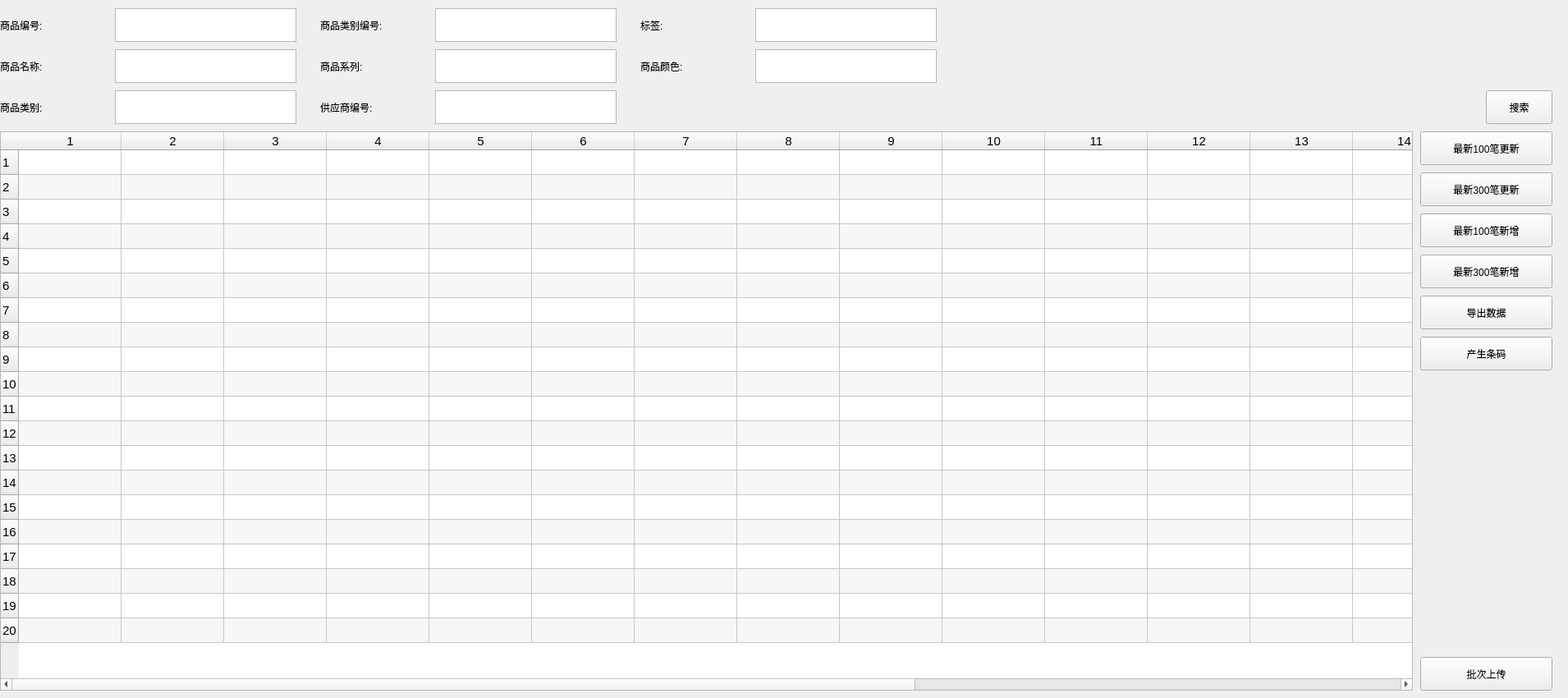
    <widget class="QWidget" name="tab_productManagement">
     <property name="sizePolicy">
      <sizepolicy hsizetype="Fixed" vsizetype="Fixed">
       <horstretch>0</horstretch>
       <verstretch>0</verstretch>
      </sizepolicy>
     </property>
     <property name="minimumSize">
      <size>
       <width>1910</width>
       <height>850</height>
      </size>
     </property>
     <attribute name="title">
      <string>商品管理</string>
     </attribute>
     <widget class="QLabel" name="product_label_categoryID">
      <property name="geometry">
       <rect>
        <x>390</x>
        <y>10</y>
        <width>141</width>
        <height>41</height>
       </rect>
      </property>
      <property name="lineWidth">
       <number>0</number>
      </property>
      <property name="text">
       <string>商品类别编号:</string>
      </property>
      <property name="textFormat">
       <enum>Qt::PlainText</enum>
      </property>
     </widget>
     <widget class="QPushButton" name="product_pushButton_search">
      <property name="geometry">
       <rect>
        <x>1810</x>
        <y>110</y>
        <width>81</width>
        <height>41</height>
       </rect>
      </property>
      <property name="text">
       <string>搜索</string>
      </property>
     </widget>
     <widget class="QLabel" name="product_label_collection">
      <property name="geometry">
       <rect>
        <x>390</x>
        <y>60</y>
        <width>111</width>
        <height>41</height>
       </rect>
      </property>
      <property name="lineWidth">
       <number>0</number>
      </property>
      <property name="text">
       <string>商品系列:</string>
      </property>
      <property name="textFormat">
       <enum>Qt::PlainText</enum>
      </property>
     </widget>
     <widget class="QLabel" name="product_label_supplierID">
      <property name="geometry">
       <rect>
        <x>390</x>
        <y>110</y>
        <width>111</width>
        <height>41</height>
       </rect>
      </property>
      <property name="lineWidth">
       <number>0</number>
      </property>
      <property name="text">
       <string>供应商编号:</string>
      </property>
      <property name="textFormat">
       <enum>Qt::PlainText</enum>
      </property>
     </widget>
     <widget class="QLabel" name="product_label_productName">
      <property name="geometry">
       <rect>
        <x>0</x>
        <y>60</y>
        <width>131</width>
        <height>41</height>
       </rect>
      </property>
      <property name="lineWidth">
       <number>0</number>
      </property>
      <property name="text">
       <string>商品名称:</string>
      </property>
      <property name="textFormat">
       <enum>Qt::PlainText</enum>
      </property>
     </widget>
     <widget class="QLabel" name="product_label_productID">
      <property name="geometry">
       <rect>
        <x>0</x>
        <y>10</y>
        <width>111</width>
        <height>41</height>
       </rect>
      </property>
      <property name="lineWidth">
       <number>0</number>
      </property>
      <property name="text">
       <string>商品编号:</string>
      </property>
      <property name="textFormat">
       <enum>Qt::PlainText</enum>
      </property>
     </widget>
     <widget class="QLabel" name="product_label_categoryName">
      <property name="geometry">
       <rect>
        <x>0</x>
        <y>110</y>
        <width>141</width>
        <height>41</height>
       </rect>
      </property>
      <property name="lineWidth">
       <number>0</number>
      </property>
      <property name="text">
       <string>商品类别:</string>
      </property>
      <property name="textFormat">
       <enum>Qt::PlainText</enum>
      </property>
     </widget>
     <widget class="QTableWidget" name="product_tableWidget_display">
      <property name="geometry">
       <rect>
        <x>0</x>
        <y>160</y>
        <width>1721</width>
        <height>681</height>
       </rect>
      </property>
      <property name="font">
       <font>
        <pointsize>11</pointsize>
       </font>
      </property>
      <property name="alternatingRowColors">
       <bool>true</bool>
      </property>
      <property name="selectionMode">
       <enum>QAbstractItemView::ExtendedSelection</enum>
      </property>
      <property name="selectionBehavior">
       <enum>QAbstractItemView::SelectRows</enum>
      </property>
      <property name="rowCount">
       <number>20</number>
      </property>
      <property name="columnCount">
       <number>20</number>
      </property>
      <attribute name="horizontalHeaderDefaultSectionSize">
       <number>125</number>
      </attribute>
      <attribute name="horizontalHeaderShowSortIndicator" stdset="0">
       <bool>true</bool>
      </attribute>
      <attribute name="verticalHeaderCascadingSectionResizes">
       <bool>false</bool>
      </attribute>
      <attribute name="verticalHeaderDefaultSectionSize">
       <number>30</number>
      </attribute>
      <attribute name="verticalHeaderMinimumSectionSize">
       <number>30</number>
      </attribute>
      <row/>
      <row/>
      <row/>
      <row/>
      <row/>
      <row/>
      <row/>
      <row/>
      <row/>
      <row/>
      <row/>
      <row/>
      <row/>
      <row/>
      <row/>
      <row/>
      <row/>
      <row/>
      <row/>
      <row/>
      <column/>
      <column/>
      <column/>
      <column/>
      <column/>
      <column/>
      <column/>
      <column/>
      <column/>
      <column/>
      <column/>
      <column/>
      <column/>
      <column/>
      <column/>
      <column/>
      <column/>
      <column/>
      <column/>
      <column/>
     </widget>
     <widget class="QPushButton" name="product_pushButton_last300Added">
      <property name="geometry">
       <rect>
        <x>1730</x>
        <y>310</y>
        <width>161</width>
        <height>41</height>
       </rect>
      </property>
      <property name="text">
       <string>最新300笔新增</string>
      </property>
     </widget>
     <widget class="QPushButton" name="product_pushButton_batchUpload">
      <property name="geometry">
       <rect>
        <x>1730</x>
        <y>800</y>
        <width>161</width>
        <height>41</height>
       </rect>
      </property>
      <property name="text">
       <string>批次上传</string>
      </property>
     </widget>
     <widget class="QPushButton" name="product_pushButton_printBarcode">
      <property name="geometry">
       <rect>
        <x>1730</x>
        <y>410</y>
        <width>161</width>
        <height>41</height>
       </rect>
      </property>
      <property name="text">
       <string>产生条码</string>
      </property>
     </widget>
     <widget class="QPushButton" name="product_pushButton_last100Added">
      <property name="geometry">
       <rect>
        <x>1730</x>
        <y>260</y>
        <width>161</width>
        <height>41</height>
       </rect>
      </property>
      <property name="text">
       <string>最新100笔新增</string>
      </property>
     </widget>
     <widget class="QPushButton" name="product_pushButton_last300Updated">
      <property name="geometry">
       <rect>
        <x>1730</x>
        <y>210</y>
        <width>161</width>
        <height>41</height>
       </rect>
      </property>
      <property name="text">
       <string>最新300笔更新</string>
      </property>
     </widget>
     <widget class="QPushButton" name="product_pushButton_generateCSV">
      <property name="geometry">
       <rect>
        <x>1730</x>
        <y>360</y>
        <width>161</width>
        <height>41</height>
       </rect>
      </property>
      <property name="text">
       <string>导出数据</string>
      </property>
     </widget>
     <widget class="QPushButton" name="product_pushButton_last100Updated">
      <property name="geometry">
       <rect>
        <x>1730</x>
        <y>160</y>
        <width>161</width>
        <height>41</height>
       </rect>
      </property>
      <property name="text">
       <string>最新100笔更新</string>
      </property>
     </widget>
     <widget class="QTextEdit" name="product_textEdit_productID">
      <property name="geometry">
       <rect>
        <x>140</x>
        <y>10</y>
        <width>221</width>
        <height>41</height>
       </rect>
      </property>
     </widget>
     <widget class="QTextEdit" name="product_textEdit_supplierID">
      <property name="geometry">
       <rect>
        <x>530</x>
        <y>110</y>
        <width>221</width>
        <height>41</height>
       </rect>
      </property>
     </widget>
     <widget class="QTextEdit" name="product_textEdit_productName">
      <property name="geometry">
       <rect>
        <x>140</x>
        <y>60</y>
        <width>221</width>
        <height>41</height>
       </rect>
      </property>
     </widget>
     <widget class="QTextEdit" name="product_textEdit_categoryID">
      <property name="geometry">
       <rect>
        <x>530</x>
        <y>10</y>
        <width>221</width>
        <height>41</height>
       </rect>
      </property>
     </widget>
     <widget class="QTextEdit" name="product_textEdit_categoryName">
      <property name="geometry">
       <rect>
        <x>140</x>
        <y>110</y>
        <width>221</width>
        <height>41</height>
       </rect>
      </property>
     </widget>
     <widget class="QTextEdit" name="product_textEdit_collection">
      <property name="geometry">
       <rect>
        <x>530</x>
        <y>60</y>
        <width>221</width>
        <height>41</height>
       </rect>
      </property>
     </widget>
     <widget class="QLabel" name="product_label_tags">
      <property name="geometry">
       <rect>
        <x>780</x>
        <y>10</y>
        <width>111</width>
        <height>41</height>
       </rect>
      </property>
      <property name="lineWidth">
       <number>0</number>
      </property>
      <property name="text">
       <string>标签:</string>
      </property>
      <property name="textFormat">
       <enum>Qt::PlainText</enum>
      </property>
     </widget>
     <widget class="QTextEdit" name="product_textEdit_tags">
      <property name="geometry">
       <rect>
        <x>920</x>
        <y>10</y>
        <width>221</width>
        <height>41</height>
       </rect>
      </property>
     </widget>
     <widget class="QLabel" name="product_label_colour">
      <property name="geometry">
       <rect>
        <x>780</x>
        <y>60</y>
        <width>111</width>
        <height>41</height>
       </rect>
      </property>
      <property name="lineWidth">
       <number>0</number>
      </property>
      <property name="text">
       <string>商品颜色:</string>
      </property>
      <property name="textFormat">
       <enum>Qt::PlainText</enum>
      </property>
     </widget>
     <widget class="QTextEdit" name="product_textEdit_colour">
      <property name="geometry">
       <rect>
        <x>920</x>
        <y>60</y>
        <width>221</width>
        <height>41</height>
       </rect>
      </property>
     </widget>
    </widget>
